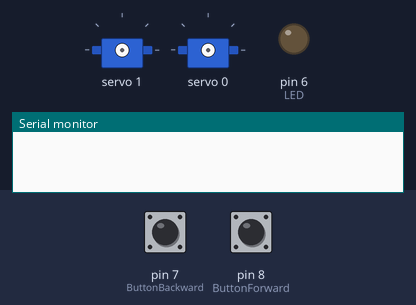
Bench run of a sketch on a simulated Arduino Uno, built with avr-gcc and run on an emulated ATmega328P. On the bench: 2 × servo, output pins drawn as LEDs (lit = HIGH), the last lines printed to the serial monitor. Inputs (shaded band) come from the test bench; at power-on: pin 7 (ButtonBackward) HIGH, pin 8 (ButtonForward) HIGH.

Above: at 1.2 s.
1.3 s: pin 7 (ButtonBackward) pulled LOW for 0.15 s
At 2.3 s:
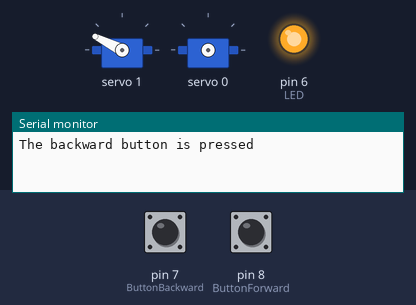
4.4 s: pin 8 (ButtonForward) pulled LOW for 0.15 s
At 6.0 s:
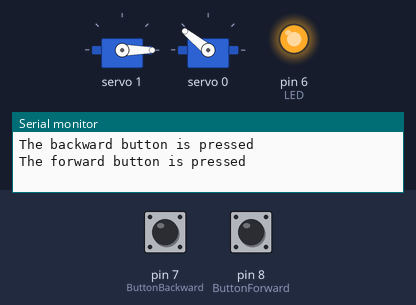
7.5 s: pin 7 (ButtonBackward) pulled LOW for 1 s
At 8.3 s:
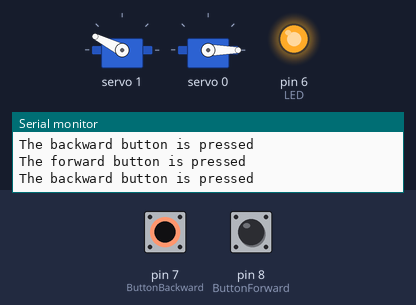
11.5 s: pin 7 (ButtonBackward) pulled LOW for 3.2 s
At 12.1 s:
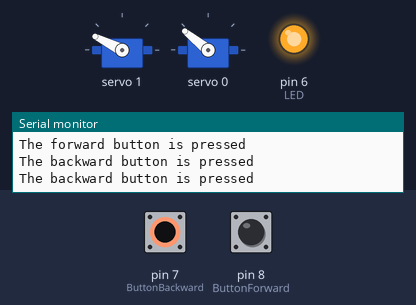
16.2 s: pin 8 (ButtonForward) pulled LOW for 1 s
At 20.4 s:
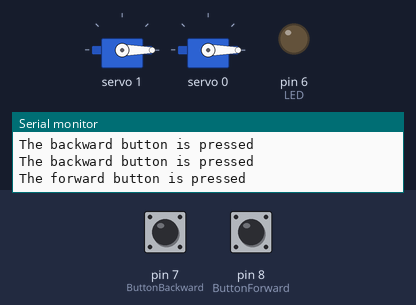
Timing chart, 0 to 21.2 s (numbered marks = the images above; inputs shaded):
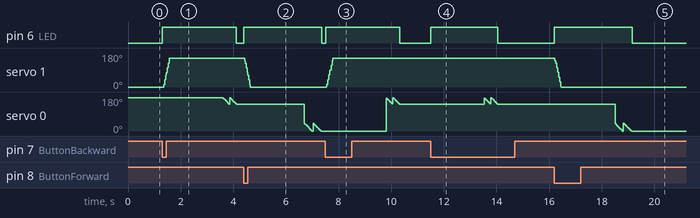

Measured:
- after the input at 1.3 s, pin 6 (LED): LOW → HIGH at once, → LOW 2.8 s later; servo 1: 0° → 153° after 0.05 s
- after the input at 4.4 s, pin 6 (LED): LOW → HIGH at once, → LOW 2.9 s later; servo 1: 153° → 0° at once
- after the input at 7.5 s, pin 6 (LED): LOW → HIGH at once, → LOW 2.8 s later; servo 1: 0° → 153° at once; servo 0: ramps from 177° to 141° and jumps back, once every 0.25 s
- after the input at 11.5 s, pin 6 (LED): LOW → HIGH at once, → LOW 2.5 s later; servo 0: ramps from 177° to 141° and jumps back, once every 0.25 s
- after the input at 16.2 s, pin 6 (LED): LOW → HIGH at once, → LOW 2.9 s later; servo 1: 153° → 0° at once

The sketch:

ATCode_v2.ino
```cpp
#include <Servo.h>
#include <Wire.h>
#include <Adafruit_PWMServoDriver.h>
Adafruit_PWMServoDriver pwm = Adafruit_PWMServoDriver();
Servo spinArm;
int angleArm = 0;
int angleWheel = 0;
Servo spinWheel;
#define ButtonForward 8
#define ButtonBackward 7
#define LED 6
#define SERVOMIN  75 // This is the 'minimum' pulse length count (out of 4096)
#define SERVOMAX  435 // This is the 'maximum' pulse length count (out of 4096) //BOTH ABOVE FOR ARM
#define SERVO_FREQ 50 // Analog servos run at ~50 Hz updates
#define USMIN  2000 // This is the rounded 'minimum' microsecond length based on the minimum pulse of 150
#define USMAX  2400 // This is the rounded 'maximum' microsecond length based on the maximum pulse of 600
int lastButtonStateForward;    // the previous state of button
int currentButtonStateForward; // the current state of button
int lastButtonStateBackward;    // the previous state of button
int currentButtonStateBackward; // the current state of button
int lastDirection; //The last direction that the arm was in, if it's at 1 was at right of book

void setup()   {
  pinMode(6, OUTPUT);
  pinMode(8, INPUT);
  pwm.begin();
  Serial.begin(9600);
  //spinArm.attach(0, 480, 2400);
  //spinWheel.attach(1, 480, 2400);
  pwm.setOscillatorFrequency(27000000);
  pwm.setPWMFreq(SERVO_FREQ);  // Analog servos run at ~50 Hz updates
  lastDirection = 0; //Set by default to be on right side of book
}

void loop() {

  lastButtonStateForward    = currentButtonStateForward;      // save the last state
  lastButtonStateBackward    = currentButtonStateBackward;      // save the last state
  currentButtonStateForward = digitalRead(ButtonForward); // read new state
  currentButtonStateBackward = digitalRead(ButtonBackward); // read new state
  if (lastButtonStateBackward == HIGH && currentButtonStateBackward == LOW) { //Seems to do this after the button has been released
    digitalWrite(LED, HIGH);
    Serial.println("The backward button is pressed");
    if (lastDirection == 0) {
      for (int pulselen = SERVOMIN; pulselen < SERVOMAX; pulselen++) {
        pwm.setPWM(1, 0, pulselen); //1 SHOULD BE THE PIN FOR THE ARM
      }
      lastDirection = 1;
    }
    delay(2000);
    for (int time = 2 ; time > 0; time--) {
      for (uint16_t microsec = USMAX; microsec > USMIN; microsec--) {
        pwm.writeMicroseconds(0, microsec);
      }
      pwm.writeMicroseconds(0, 0);
    }
  }
  else if (lastButtonStateForward == HIGH && currentButtonStateForward == LOW) {
    digitalWrite(LED, HIGH);
    Serial.println("The forward button is pressed");
    if (lastDirection == 1) {
      for (int pulselen = SERVOMAX; pulselen > SERVOMIN; pulselen--) {
        pwm.setPWM(1, 0, pulselen); //1 SHOULD BE THE PIN FOR THE ARM
      }
      lastDirection = 0;
    }
    delay(2000);
    for (int time = 2 ; time > 0; time--) {
      for (uint16_t microsec = 1000; microsec > 500; microsec--) {
        pwm.writeMicroseconds(0, microsec);
      }
      delay(1);
      pwm.writeMicroseconds(0, 0);
    }
  }
  else {
    digitalWrite(6, LOW);
  }
  delay (10);
}
```
